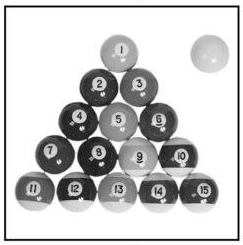
#> input picture Lab 09/Image/Balls.png, 243 x 245 px, found by its file name
$ jupyter execute --allow-errors ARTI403_Lab9_2240007157.ipynb
#> lines starting #> are read from the running program, lines starting #| are printed output that depends on the picture; after the words box and inside, x2 and y2 are one past the last pixel; in counts of white or black regions, pixels touching at a corner belong together
# **Lab 9 - Morphological Operations**
### Name: Abdullah Alnaji
### ID: 2240007157

[cell 1]
import cv2
import numpy as np
import matplotlib.pyplot as plt

imgFile = 'Erosion.jpg'

# **Erosion Operations**

[cell 2]
# 1. Load image and convert to grayscale
img = cv2.imread(imgFile, 0)

# 2. Binarize the image (Otsu's method works well for varying light)
_, binary = cv2.threshold(img, 0, 255, cv2.THRESH_BINARY + cv2.THRESH_OTSU)

# 3. Define a 3x3 kernel (all ones), you can define kernel of size 5x5, 7x7, ... any odd x odd
# Larger kernels lead to more aggressive erosion

kernel3 = np.ones((3, 3), np.uint8)
kernel7 = np.ones((7, 7), np.uint8)
kernel11 = np.ones((11, 11), np.uint8)

# 4. Apply erosion
# 'iterations' determines how many times the operation is repeated,
# ===> You can change iterations values to apply same process multiple times.

#> (the rest of this cell did not finish here and is left out)

# **Dilation Operations**

[cell 3]
# 1. Load image and convert to grayscale
img = cv2.imread(imgFile, 0)

# 2. Binarize the image (Otsu's method works well for varying light)
_, binary = cv2.threshold(img, 0, 255, cv2.THRESH_BINARY + cv2.THRESH_OTSU)

# 3. Define a 3x3 kernel (all ones), you can define kernel of size 5x5, 7x7, ... any odd x odd
# Larger kernels lead to more aggressive erosion

kernel3 = np.ones((3, 3), np.uint8)
kernel7 = np.ones((7, 7), np.uint8)
kernel11 = np.ones((11, 11), np.uint8)

# 4. Apply erosion
# 'iterations' determines how many times the operation is repeated,
# ===> You can change iterations values to apply same process multiple times.

#> (the rest of this cell did not finish here and is left out)

# **Morphological Open Operations**

[cell 4]
import cv2
import numpy as np
import matplotlib.pyplot as plt

imgFile = 'Open_Closing.jpg'

# 1. Load image and binarize
img = cv2.imread(imgFile, 0)
_, binary = cv2.threshold(img, 0, 255, cv2.THRESH_BINARY + cv2.THRESH_OTSU)

# 2. Define kernel (a 5x5 square is a good starting point)
kernel = np.ones((5, 5), np.uint8)

# 3. Apply Opening
# This is equivalent to: dilate(erode(binary))
#> (the rest of this cell did not finish here and is left out)

# **Closing Morphological Operation**

[cell 5]
import cv2
import numpy as np
import matplotlib.pyplot as plt

imgFile = 'Opening2.jpg'

# 1. Load image and binarize
img = cv2.imread(imgFile, 0)
_, binary = cv2.threshold(img, 0, 255, cv2.THRESH_BINARY + cv2.THRESH_OTSU)

# 2. Define kernel (a 45x45 square is a good starting point)
kernel = np.ones((45, 45), np.uint8)

# 3. Apply Opening
# Effectively: cv2.erode(cv2.dilate(binary, kernel), kernel)
#> (the rest of this cell did not finish here and is left out)

# **Boundaries Extractions**

[cell 6]
import cv2
import numpy as np
import matplotlib.pyplot as plt


imgFile = 'BoundaryExtraction.jpg'
# 1. Load and binarize the image (foreground must be white)
img = cv2.imread(imgFile, 0)
_, binary = cv2.threshold(img, 0, 255, cv2.THRESH_BINARY + cv2.THRESH_OTSU)

# 2. Define a kernel (the size controls boundary thickness)
kernel = np.ones((3, 3), np.uint8)

# 3. Method A: Morphological Gradient (Built-in standard)
#> (the rest of this cell did not finish here and is left out)

# **Lab 9 Tasks**

# **Task 1: Apply Morphological Operations to a New Image (Balls)**

[cell 7]
import cv2
import numpy as np
import matplotlib.pyplot as plt

imgFile = 'Balls.png'

# 1. Load image in grayscale
img = cv2.imread(imgFile, 0)
#> img is the input picture: shape (245, 243); min 0, max 255, mean 202.6

# 2. Binarize with Otsu's method.
# THRESH_BINARY_INV is used so the balls become WHITE (foreground = 255)
# and the light background becomes BLACK (0), as morphology expects.
_, binary = cv2.threshold(img, 0, 255, cv2.THRESH_BINARY_INV + cv2.THRESH_OTSU)
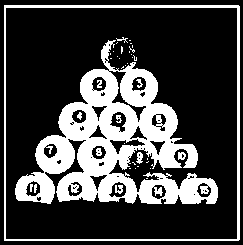
#> binary: shape (245, 243); 26.8% white; 40 white regions (28 under 20 px), largest, box (x1, y1, x2, y2) and area: (15, 40, 218, 204) 13140, (4, 5, 240, 241) 2333, (136, 152, 143, 164) 54

# 3. Remove the thin black frame around the picture (it would be detected as foreground)
binary[:8, :] = 0
binary[-8:, :] = 0
binary[:, :8] = 0
binary[:, -8:] = 0
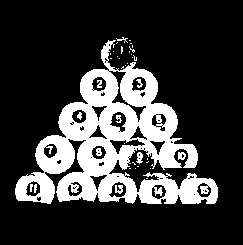
#> binary: shape (245, 243); 22.8% white; 39 white regions (28 under 20 px), largest, box (x1, y1, x2, y2) and area: (15, 40, 218, 204) 13140, (136, 152, 143, 164) 54, (115, 185, 123, 194) 50

# 4. Kernel (5x5 square)
kernel = np.ones((5, 5), np.uint8)

# 5. Apply the four operations
eroded  = cv2.erode(binary, kernel, iterations=1)
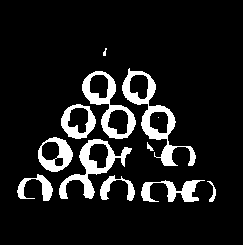
#> eroded: shape (245, 243); 10.8% white; 12 white regions (2 under 20 px), largest, box (x1, y1, x2, y2) and area: (122, 68, 196, 166) 1532, (59, 139, 132, 199) 1166, (82, 71, 136, 139) 1104
dilated = cv2.dilate(binary, kernel, iterations=1)
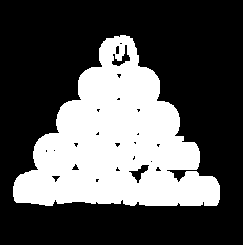
#> dilated: shape (245, 243); 33.1% white; 1 white region, box (x1, y1, x2, y2) and area: (13, 35, 220, 206) 19686
opening = cv2.morphologyEx(binary, cv2.MORPH_OPEN, kernel)
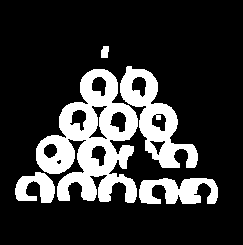
#> opening: shape (245, 243); 20.3% white; 5 white regions, box (x1, y1, x2, y2) and area: (36, 69, 138, 203) 6837, (120, 66, 198, 168) 2931, (139, 178, 218, 204) 1438, (15, 172, 55, 203) 779, (101, 46, 109, 58) 83
closing = cv2.morphologyEx(binary, cv2.MORPH_CLOSE, kernel)
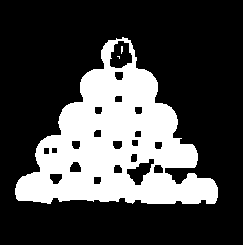
#> closing: shape (245, 243); 27.8% white; 3 white regions (2 under 20 px), largest, box (x1, y1, x2, y2) and area: (15, 37, 218, 204) 16548

# 6. Display original + results
titles = ['Original (Gray)', 'Binary (Balls = White)', 'Erosion 5x5',
          'Dilation 5x5', 'Opening 5x5', 'Closing 5x5']
images = [img, binary, eroded, dilated, opening, closing]

plt.figure(figsize=(14, 9))
for i in range(6):
    plt.subplot(2, 3, i + 1)
    plt.imshow(images[i], 'gray')
    plt.title(titles[i])
    plt.axis('off')
plt.tight_layout()
plt.show()

# **Task 2: Experiment with Structuring Elements**

[cell 8]
# Structuring element shapes: square, cross, ellipse
shapes = {
    'Square':  cv2.MORPH_RECT,
    'Cross':   cv2.MORPH_CROSS,
    'Ellipse': cv2.MORPH_ELLIPSE
}
sizes = [3, 5, 7]

def show_grid(operation, op_name):
    """Rows = shapes, Columns = kernel sizes"""
    plt.figure(figsize=(12, 12))
    k = 1
    for shape_name, shape in shapes.items():
        for s in sizes:
            kernel = cv2.getStructuringElement(shape, (s, s))
            result = operation(binary, kernel, iterations=1)
            plt.subplot(3, 3, k)
            plt.imshow(result, 'gray')
            plt.title(f'{op_name} - {shape_name} {s}x{s}')
            plt.axis('off')
            k += 1
    plt.tight_layout()
    plt.show()

## Structuring elements used

[cell 9]
# Print the kernels to see how the shapes differ (7x7 example)
for shape_name, shape in shapes.items():
    print(shape_name, '7x7:')
    print(cv2.getStructuringElement(shape, (7, 7)))
    print()

## Erosion with different shapes and sizes

[cell 10]
show_grid(cv2.erode, 'Erosion')
#> after the loop in show_grid, `for shape_name, shape in shapes.items():`: k = 10
#> in show_grid, `plt.show()`:
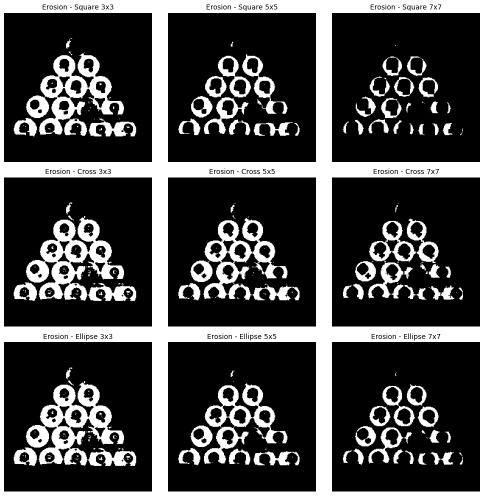
#> figure drawn by matplotlib, 9 panels

## Dilation with different shapes and sizes

[cell 11]
show_grid(cv2.dilate, 'Dilation')
#> call 2 of show_grid, with op_name = 'Dilation'
#> in show_grid (call 2), `plt.show()`:
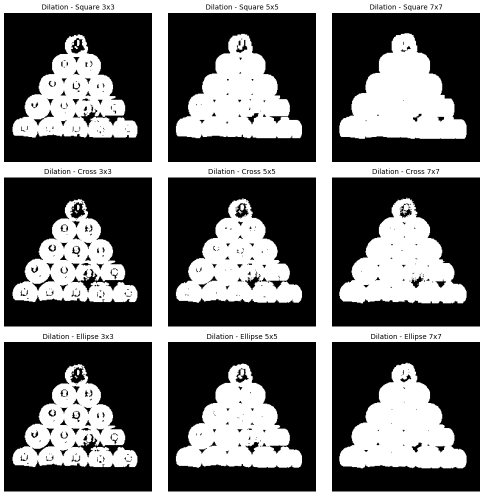
#> figure drawn by matplotlib, 9 panels

## Side-by-side comparison (Original vs. 7x7 kernels)

[cell 12]
plt.figure(figsize=(16, 7))

plt.subplot(2, 4, 1), plt.imshow(binary, 'gray'), plt.title('Original Binary'), plt.axis('off')
plt.subplot(2, 4, 5), plt.imshow(binary, 'gray'), plt.title('Original Binary'), plt.axis('off')

for i, (shape_name, shape) in enumerate(shapes.items()):
    kernel = cv2.getStructuringElement(shape, (7, 7))
    plt.subplot(2, 4, i + 2)
    plt.imshow(cv2.erode(binary, kernel), 'gray')
    plt.title(f'Erosion {shape_name} 7x7'); plt.axis('off')
    plt.subplot(2, 4, i + 6)
    plt.imshow(cv2.dilate(binary, kernel), 'gray')
    plt.title(f'Dilation {shape_name} 7x7'); plt.axis('off')

plt.tight_layout()
plt.show()
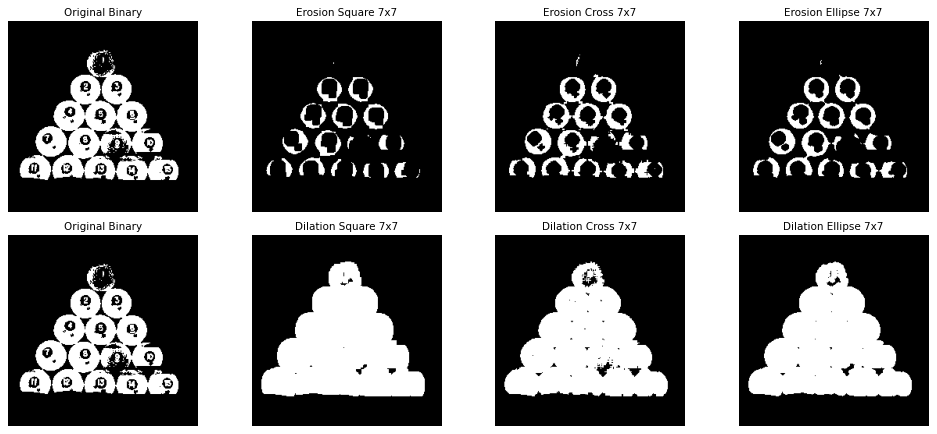
#> figure drawn by matplotlib, 8 panels

$ run again, with Lab 04/task2_original.png copied over Lab 09/Image/Balls.png
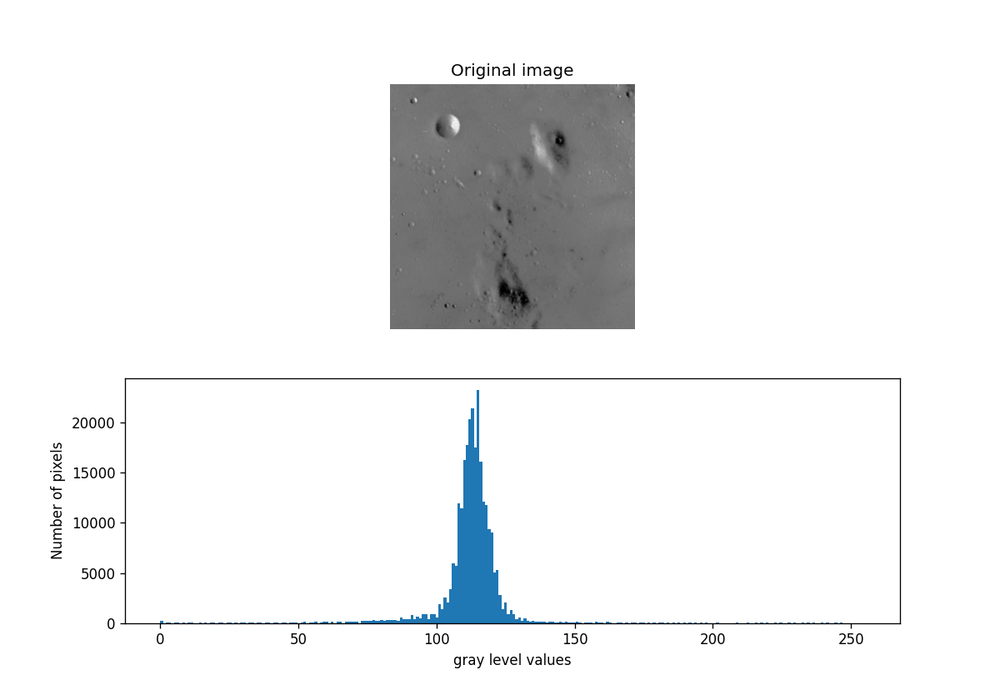
#> input picture Lab 04/task2_original.png, 1000 x 700 px, shrunk from 1200 x 840 before the run, found by its file name
#> `_, binary = cv2.threshold(img, 0, 255, cv2.THRESH_BINARY_INV + cv2.THR..`:
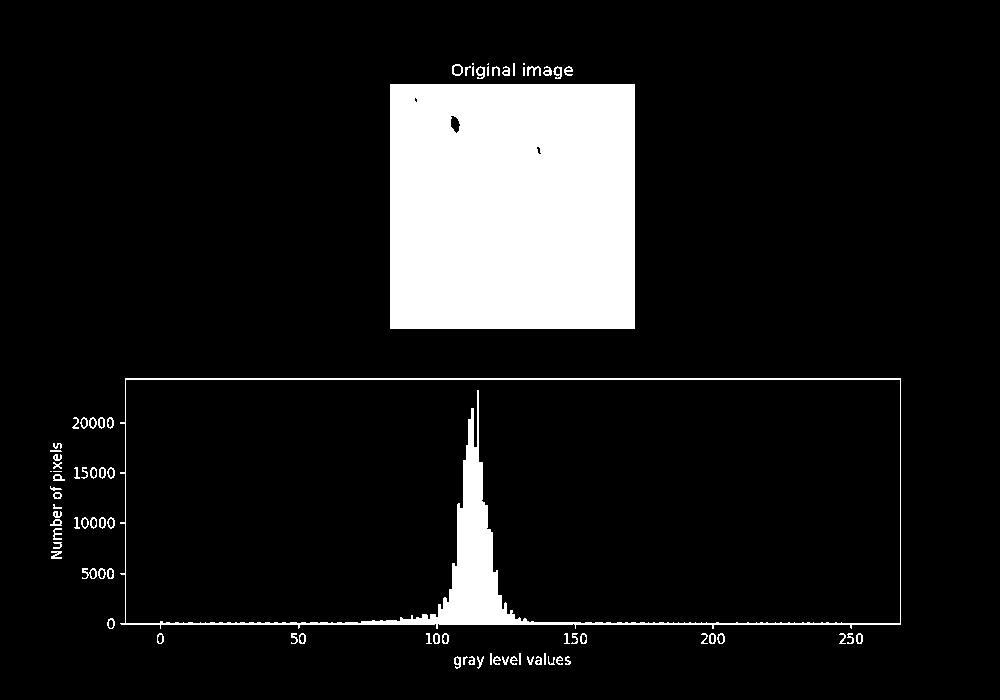
#> binary: shape (700, 1000); 10.6% white; 82 white regions (8 under 20 px), largest, box (x1, y1, x2, y2) and area: (390, 84, 635, 329) 59901, (120, 378, 901, 629) 10985, (82, 568, 97, 579) 80
#> eroded: shape (700, 1000); 9% white; 3 white regions (1 under 20 px), largest, box (x1, y1, x2, y2) and area: (392, 86, 633, 327) 57735, (402, 421, 519, 623) 5580
#> dilated: shape (700, 1000); 13.2% white; 15 white regions, largest, box (x1, y1, x2, y2) and area: (388, 82, 637, 331) 61979, (118, 376, 903, 646) 22784, (450, 61, 517, 81) 1010
#> opening: shape (700, 1000); 9.6% white; 3 white regions, box (x1, y1, x2, y2) and area: (390, 84, 635, 329) 59899, (400, 419, 521, 625) 6916, (386, 620, 397, 625) 55
#> `closing = cv2.morphologyEx(binary, cv2.MORPH_CLOSE, kernel)`:
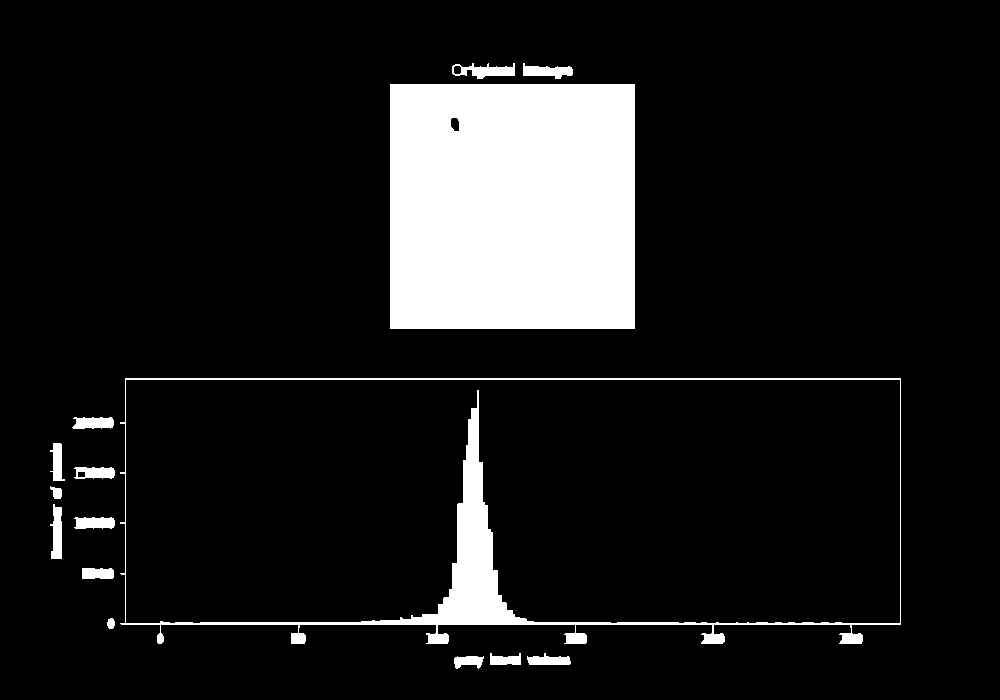
#> closing: shape (700, 1000); 11% white; 15 white regions, largest, box (x1, y1, x2, y2) and area: (390, 84, 635, 329) 59935, (120, 378, 901, 644) 12564, (452, 63, 515, 79) 550
#> after the loop in show_grid, `for shape_name, shape in shapes.items():`: k = 10
